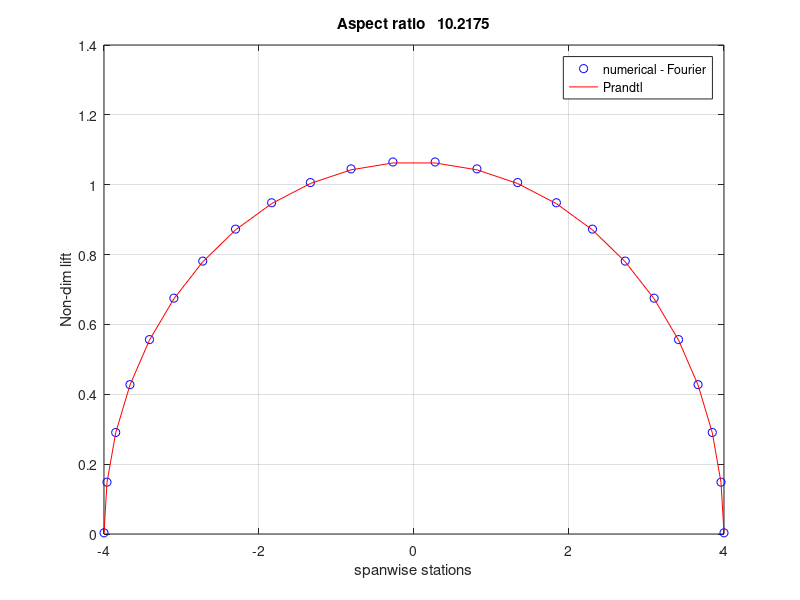

MATLAB code to generate this figure:
% Prandtl lifting line method (fourier coefficients method)
clc; clear; clf;

ns = 24;
nFourier = ns;

Vinf = 10;
cl_slope = 2*pi;
theta = 5*(pi/180);
span = 8;
chord_max = 1;
semispan = span/2;
rho = 1.2;

thetaSpan = linspace(0.001*pi, 0.999*pi, ns);
chord = chord_max*sin(thetaSpan);
y = -semispan*cos(thetaSpan);
dy = diff([-semispan 0.5*(y(2:end)+y(1:end-1)) semispan]);
wing_area = sum(chord.*dy);
chord_mean = wing_area/span;
AR = span*span/wing_area;

% Solving for fourier coefficients in each span station
a = zeros(ns,nFourier);
for ispan = 1:ns
  for n = 1:nFourier
    a(ispan,n) = sin(n*thetaSpan(ispan))*(sin(thetaSpan(ispan)) + n*cl_slope*chord(ispan)/(8*semispan));
  end
end

RHS = zeros(ns,1);
for ispan = 1:ns
  RHS(ispan) = ((cl_slope*chord(ispan))/(8*semispan))*sin(thetaSpan(ispan))*theta;
end

x = a\RHS;

% Circulation
gam = zeros(ns,1);
for ispan = 1:ns
  for n = 1:length(x)
    sumterm = 4*semispan*Vinf*x(n)*sin(n*thetaSpan(ispan));
    gam(ispan) = gam(ispan) + sumterm;
  end
end

% Lift per unit span
lift = rho*Vinf*gam;
lift_nondim = lift/(0.5*rho*Vinf*Vinf*chord_mean*cl_slope*theta);

% Induced velocity
wi = zeros(ns,1);
for ispan = 1:ns
  for n = 1:length(x)
    sumterm = Vinf*(n*x(n)*sin(n*thetaSpan(ispan)))/sin(thetaSpan(ispan));
    wi(ispan) = wi(ispan) + sumterm;
  end
end

alfaind = wi/Vinf;
cl_local = cl_slope*(theta - alfaind);

% Theoretical
lift_nondim_theoretical = 4*AR/(pi*AR+cl_slope)*sqrt(1-(y/semispan).^2);

plot(y,lift_nondim,'bo')
hold on;
plot(y,lift_nondim_theoretical,'r-')
grid on;
legend('numerical - Fourier','Prandtl')
title(['Aspect ratio   ' num2str(AR)])
xlabel('spanwise stations')
ylabel('Non-dim lift')
